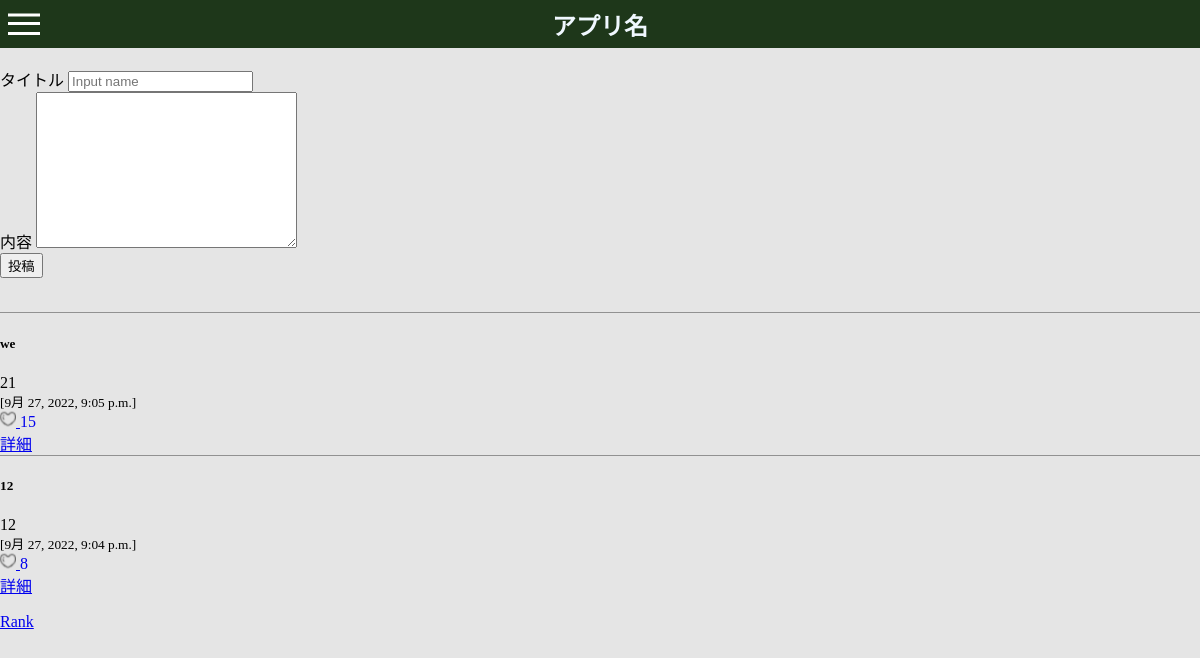
The app's page /top/, older data.
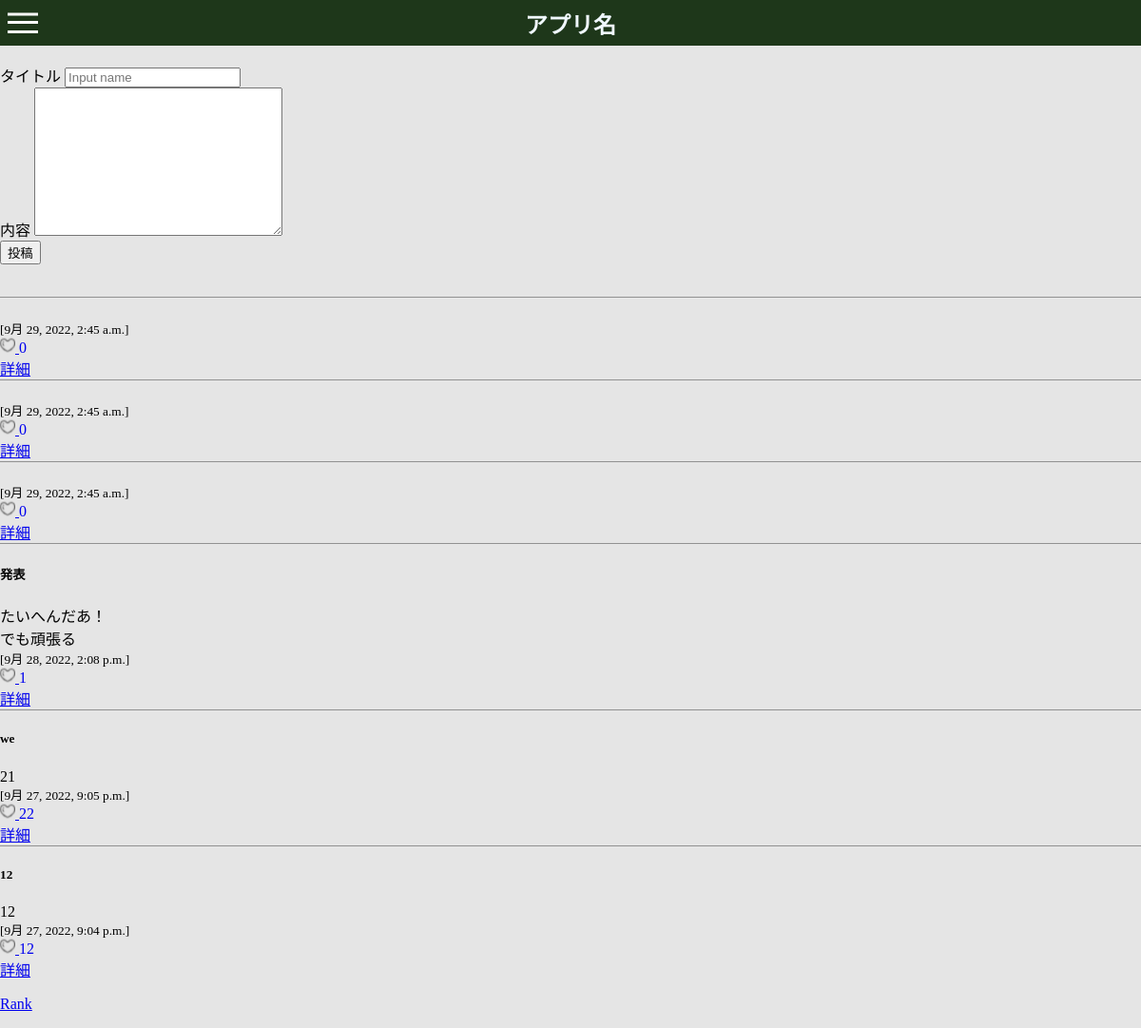
The same page, newer data.
### app01/models.py (models this page shows, shortened)
class Article(models.Model):
    title = models.CharField(max_length=500)
    body = models.TextField()
    posted_at = models.DateTimeField(default=timezone.now)
    published_at = models.DateTimeField(blank=True, null=True)
    like = models.IntegerField(default=0)

### app01/views.py (the view)
# urls.py: path('', views.index, name='index'),
def index(request):
	if request.method == 'POST':
		article = Article(title=request.POST["title"],body=request.POST["text"])
		article.save()
		context = {
				"articles": Article.objects.order_by("-posted_at"),
			}
		return render(request, 'app01/top.html', context)
	else:
		context = {
            "articles": Article.objects.order_by("-posted_at")
	    }
		return render(request, 'app01/top.html', context)

### app01/templates/app01/top.html (shortened to what this page needs)
{% load static %}
<html>
  <head>
    <link rel="stylesheet" href="{% static 'css/top.css' %}">
    <link rel="stylesheet" href="{% static 'css/header.css' %}">
  </head>
  <header>
    <div class="inner">
      <div class="inner_color">
        <a href="{% url 'home' %}"><h2>アプリ名</h2></a>
      </div>
      <div class="h-menu">
        <label class="h-menu_icon" for="h-menu_checkbox"><span class="hamburger-icon"></span></label>
      </div>
    </div>
  </header>
  <body>
    <header>
      <div class="header-body">
        <h1>掲示板</h1>
      </div>
      <form action="{% url 'index' %}" method="post" enctype="multipart/form-data">
        <div>
          <div>
            <label for="titleInput">タイトル</label>
            <input id="titleInput" name="title" type="text" placeholder="Input name">
          </div>
          <div>
            <label for="textInput">内容</label>
            <textarea id="textInput" name="text" cols="30" rows="10" ></textarea>
          </div>
        </div>
        <div>
          <button type="submit" id="button">投稿</button>
        </div>
      </form>
      <br>
      {% if articles %}
        {% for article in articles %}
          <div class="article">
            <h5>{{ article.title }}</h5>
            {{ article.body | linebreaksbr }}
            <small>[{{ article.posted_at }}]</small>
            <div>
              <a href="{% url 'like' article.id %}">
                <div class="like">
                  <div class="heart"></div>
                  <div class="heart_cnt">{{ article.like }}</diV>
                </div>
              </a>
            </div>
            <a href="{% url 'detail' article.id %}">詳細</a>
            <br>
          </div>
        {% endfor %}
      {% else %}
        <p> 投稿はありません</p>
      {% endif %}
      <p><a href="{% url 'rank' %}" id="rank">Rank</a></p>
  </body>
</html>

### app01/static/css/top.css (style rules this page uses)
.article { border-top: 1px solid; border-color: rgba(124, 124, 124, 0.8); }
.heart { height: 16px; width: 16px; background-image: url(../images/heart.png); display: inline-block; }
.heart_cnt { display: inline-block; }

### authtest/static/css/header.css (style rules this page uses)
body { margin: 0; background-color: #E5E5E5; top: 48px; }
.inner { position: relative; top: 0; }
.inner_color { background-color: #1E371A; width: 100%; height: 48px; z-index: 99; position: absolute; }
.inner_color h2 { position: absolute; color: aliceblue; left: 50%; top: 50%; transform: translate(-50%, -50%); margin: 0px; }
a { height: auto; }
.h-menu { z-index: 100; position: absolute; }
.h-menu_icon { display: inline-block; width: 30px; height: 30px; vertical-align: middle; position: absolute; left: 8px; }
.hamburger-icon, .hamburger-icon::before, .hamburger-icon::after { content: ''; display: block; position: absolute; z-index: 100; top:0; bottom:0; width: 32px; height: 3px; background: white; cursor: pointer; top: 50%; transform: translate(0, -50%); }
.hamburger-icon:before { top: 10px; }
.hamburger-icon:after { top: 20px; }
.h-menu_icon .hamburger-icon, .h-menu_icon .hamburger-icon::before, .h-menu_icon .hamburger-icon::after, #h-menu_black, #h-menu_content { -webkit-transition: all .3s ; transition: all .3s ; }

Row changes from the older to the newer data that the page shows:
added Article: posted_at "9月 29, 2022, 2:45 a.m.", like "0"
added Article: posted_at "9月 29, 2022, 2:45 a.m.", like "0"
added Article: posted_at "9月 29, 2022, 2:45 a.m.", like "0"
added Article: title "発表", body "たいへんだあ！ でも頑張る", posted_at "9月 28, 2022, 2:08 p.m.", like "1"
changed Article "we": like "15" → "22"
changed Article (number 6 of 6 on the later page): like "8" → "12"
